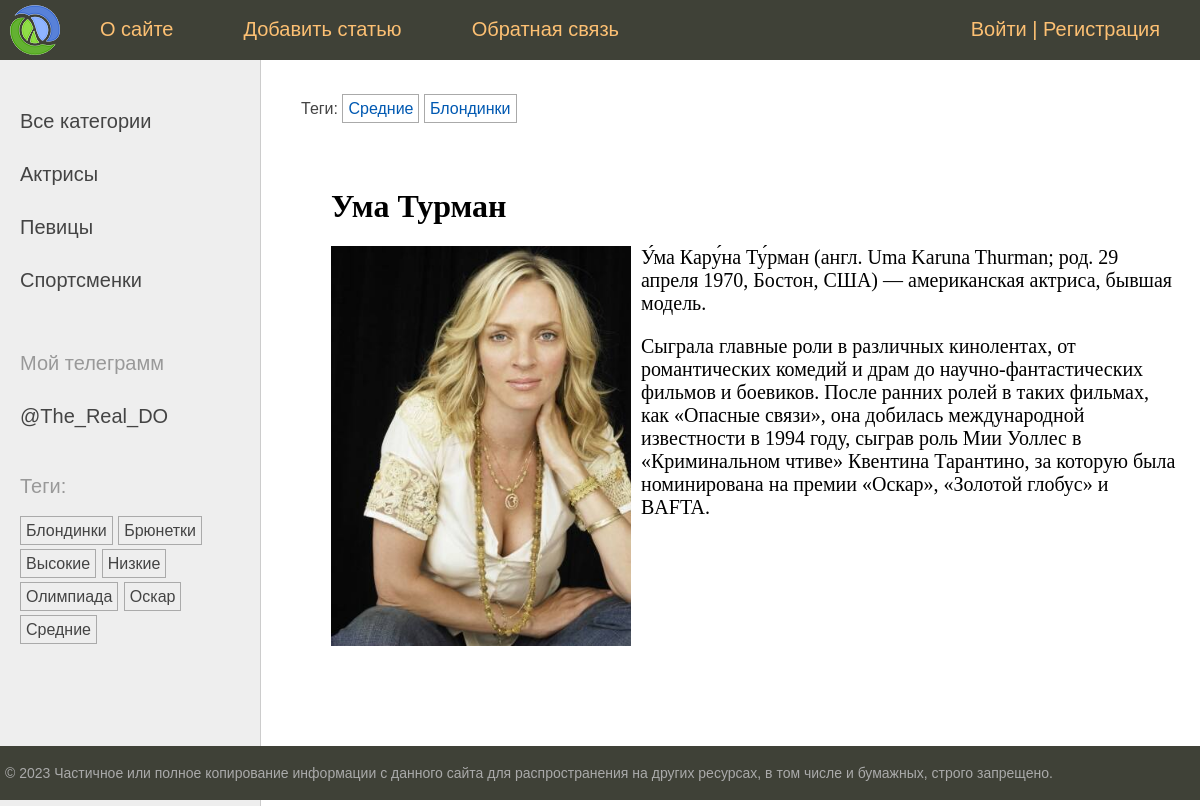
Page /post/uma-turman/ on the committed database.
### women/models.py (models this page shows, shortened)
class Category(models.Model):
    name = models.CharField(max_length=100, db_index=True, verbose_name='Категория')
    slug = models.SlugField(max_length=255, unique=True, db_index=True, verbose_name='Slug')
    class Meta:
        verbose_name = 'Категория'
        verbose_name_plural = 'Категории'
    def get_absolute_url(self):
        return reverse('category', kwargs={'cat_slug': self.slug})

class TagPost(models.Model):
    tag = models.CharField(max_length=100, db_index=True)
    slug = models.SlugField(max_length=255, unique=True, db_index=True)
    def get_absolute_url(self):
        return reverse('tag', kwargs={'tag_slug': self.slug})

class Women(models.Model):
    class Status(models.IntegerChoices):
        DRAFT = 0, 'Черновик'
        PUBLISHED = 1, 'Опубликовано'
    title = models.CharField(max_length=255, verbose_name='Заголовок', validators=[])
    slug = models.SlugField(max_length=255, unique=True, db_index=True, verbose_name='Slug',
                            validators=[
        MinLengthValidator(5, message='Минимум 5 символов'),
        MaxLengthValidator(100, message='Максимум 100 символов'),
                                        ]
                            )
    photo = models.ImageField(upload_to='photos/%Y-%m-%d', default=None, null=True, blank=True, verbose_name='Фото')
    content = models.TextField(blank=True, verbose_name='Текст статьи')
    time_create = models.DateTimeField(auto_now_add=True, verbose_name='Время создания')
    time_update = models.DateTimeField(auto_now=True, verbose_name='Время обновления')
    is_published = models.BooleanField(choices=tuple(map(lambda x: (bool(x[0]), x[1]), Status.choices)),
                                       default=Status.DRAFT, verbose_name='Статус')
    cat = models.ForeignKey('Category', on_delete=models.PROTECT, related_name='posts', verbose_name='Категория')
    tags = models.ManyToManyField('TagPost', blank=True, related_name='tags', verbose_name='Тег')
    husband = models.OneToOneField('Husband', on_delete=models.SET_NULL, null=True, blank=True,
                                   related_name='woman', verbose_name='Муж')
    author = models.ForeignKey(get_user_model(), on_delete=models.SET_NULL, related_name='posts', null=True, default=None)
    objects = models.Manager()
    published = PublishedManager()
    class Meta:
        verbose_name = 'Известные женщины'
        verbose_name_plural = 'Известные женщины'
        ordering = ['-time_create']
        indexes = [
            models.Index(fields=['-time_create']),
        ]

### women/views.py (the view)
# urls.py: path('post/<slug:post_slug>/', ShowPost.as_view(), name='post'),
class ShowPost(DataMixin, DetailView):
    template_name = 'women/post.html'
    slug_url_kwarg = 'post_slug'  # Если фигурирует pk, то переменная будет pk_url_kwarg.
    context_object_name = 'post'
    def get_context_data(self, **kwargs):
        context = super().get_context_data(**kwargs)
        return self.get_mixin_context(context, title=context['post'].title)
    def get_object(self, queryset=None):
        return get_object_or_404(Women.published, slug=self.kwargs[self.slug_url_kwarg])

### users/context_processors.py (called while the page is built)
def get_women_context(request: HttpRequest) -> dict[str, list[dict[str, str]]]:
    return {'mainmenu': menu}

### women/models.py (called while the page is built)
    def get_queryset(self) -> models.QuerySet:
        return super().get_queryset().filter(is_published=Women.Status.PUBLISHED)

### women/templatetags/women_tags.py (called while the page is built)
@register.inclusion_tag('women/list_categories.html')
def show_categories(cat_selected: int = 0) -> dict[str, Category | int]:
    cats = Category.objects.annotate(total=Count('posts')).filter(total__gt=0)
    return {'cats': cats, 'cat_selected': cat_selected}

@register.inclusion_tag('women/list_tags.html')
def show_all_tags() -> dict[str, TagPost]:
    return {'tags': TagPost.objects.annotate(total=Count('tags')).filter(total__gt=0)}

### women/utils.py (called while the page is built)
    def get_mixin_context(self, context: dict[str, Any], **kwargs: Any) -> dict[str, Any]:
        context['cat_selected'] = None
        context.update(kwargs)
        return context

### women/templates/women/post.html (shortened to what this page needs)
{% extends 'base.html' %}
{% block breadcrumbs %}
    {% with post.tags.all as tags %}
        {% if tags %}
            <ul class="tags-list">
                <li>Теги: </li>
                {% for t in tags %}
                    <li><a href="{{ t.get_absolute_url }}">{{ t.tag }}</a></li>
                {% endfor %}
            </ul>
        {% endif %}
    {% endwith %}
{% endblock %}
{% block content %}
    <h1>{{ post.title }}</h1>
    {% if post.photo %}
        <p><img class="img-article-left" src="{{ post.photo.url }}"></p>
    {% endif %}
    {{ post.content|linebreaks }}
{% endblock %}

### women/templates/women/list_categories.html
{% for cat in cats %}
    {% if cat.id == cat_selected %}
        <li class="selected">{{ cat.name }}</li>
    {% else %}
        <li><a href="{{ cat.get_absolute_url }}">{{ cat.name }}</a></li>
    {% endif %}
{% endfor %}

### women/templates/women/list_tags.html
{% if tags %}
    <p>Теги: </p>
    <ul class="tags-list">
        {% for t in tags %}
            <li><a href="{{ t.get_absolute_url }}">{{ t.tag }}</a></li>
        {% endfor %}
    </ul>
{% endif %}

### women/static/women/css/styles.css (style rules this page uses)
html, body { font-family: 'Arial'; margin: 0; padding: 0; height: 100%; width: 100%; color: #444; }
a { color: #0059b2; text-decoration: none; }
img { max-width: 600px; height: auto; }
img.img-article-left { max-width: 300px; height: auto; float: left; padding: 0 10px 10px 0; }
.left-chapters ul { width: 230px; margin: 0; padding: 20px 10px 10px 20px; list-style: none; font-size: 20px; }
.left-chapters ul li { margin: 30px 0 0 0; color: #999; }
.left-chapters ul li a { color: #444; text-decoration: none; }
ul.tags-list { width: 100%; margin: 0; padding: 0; list-style: none; }
ul.tags-list li { margin: 0; padding: 0 0 10px; display: inline-block; }
ul.tags-list li a { padding: 5px; font-size: 16px; border: 1px solid #aaa; }
.content-text h1 { font-size: 32px; }

### rows in the picture
Category: name "Актрисы"
Category: name "Певицы"
Category: name "Спортсменки"
TagPost: tag "Блондинки"
TagPost: tag "Брюнетки"
TagPost: tag "Высокие"
TagPost: tag "Низкие"
TagPost: tag "Олимпиада"
TagPost: tag "Оскар"
TagPost: tag "Средние"
Women: title "Ума Турман", photo (picture), content "У́ма Кару́на Ту́рман (англ. Uma Karuna Thurman; род. 29 апреля 1970, Бостон, США) — американская актриса, бывшая модель. Сыграла главные роли в различных кинолентах, от романтических комедий и драм до научно-фантастических фильмов и боевиков. После ранних ролей в таких фильмах, как «Опасные связи», она добилась международной известности в 1994 году, сыграв роль Мии Уоллес в «Криминальном чтиве» Квентина Тарантино, за которую была номинирована на премии «Оскар», «Золотой глобус» и BAFTA."

### other values in the picture
{{ m.title }} "О сайте" "Добавить статью" "Обратная связь"
